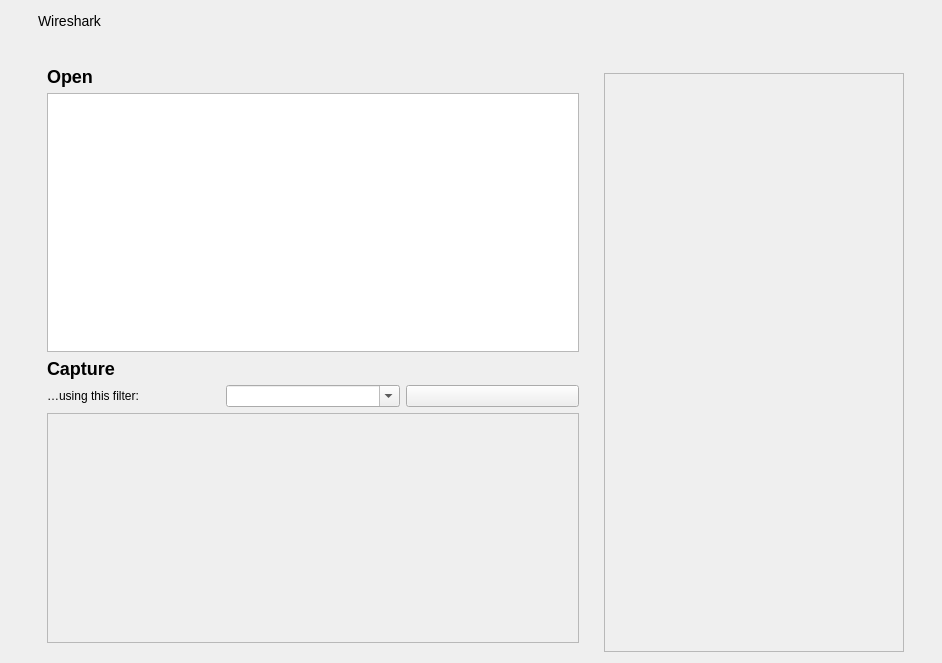
<?xml version="1.0" encoding="UTF-8"?>
<ui version="4.0">
 <class>WelcomePage</class>
 <widget class="QWidget" name="WelcomePage">
  <property name="geometry">
   <rect>
    <x>0</x>
    <y>0</y>
    <width>920</width>
    <height>663</height>
   </rect>
  </property>
  <property name="windowTitle">
   <string>Form</string>
  </property>
  <layout class="QVBoxLayout" name="pageLayout">
   <property name="leftMargin">
    <number>38</number>
   </property>
   <property name="rightMargin">
    <number>38</number>
   </property>
   <item>
    <layout class="QVBoxLayout" name="titleSectionLayout">
     <item>
      <layout class="QHBoxLayout" name="titleSectionRowLayout">
       <item>
        <widget class="QLabel" name="titleSectionBannerLabel">
         <property name="text">
          <string>&lt;html&gt;&lt;head/&gt;&lt;body&gt;&lt;p&gt;&lt;span style=&quot; font-size:large;&quot;&gt;Wireshark&lt;/span&gt;&lt;/p&gt;&lt;/body&gt;&lt;/html&gt;</string>
         </property>
        </widget>
       </item>
       <item>
        <spacer name="titleSectionBannerSpacer">
         <property name="orientation">
          <enum>Qt::Orientation::Horizontal</enum>
         </property>
         <property name="sizeHint" stdset="0">
          <size>
           <width>40</width>
           <height>20</height>
          </size>
         </property>
        </spacer>
       </item>
       <item>
        <widget class="QLabel" name="titleSectionFlavorLabel">
         <property name="alignment">
          <set>Qt::AlignmentFlag::AlignRight|Qt::AlignmentFlag::AlignTrailing|Qt::AlignmentFlag::AlignVCenter</set>
         </property>
        </widget>
       </item>
      </layout>
     </item>
     <item>
      <widget class="QLabel" name="titleSectionVersionLabel">
       <property name="text">
        <string/>
       </property>
      </widget>
     </item>
    </layout>
   </item>
   <item>
    <layout class="QHBoxLayout" name="contentAreaLayout">
     <property name="spacing">
      <number>16</number>
     </property>
     <item>
      <widget class="QWidget" name="mainContentContainer" native="true">
       <property name="sizePolicy">
        <sizepolicy hsizetype="Expanding" vsizetype="Preferred">
         <horstretch>1</horstretch>
         <verstretch>0</verstretch>
        </sizepolicy>
       </property>
       <property name="minimumSize">
        <size>
         <width>550</width>
         <height>0</height>
        </size>
       </property>
       <layout class="QVBoxLayout" name="mainContentLayout">
        <item>
         <layout class="QVBoxLayout" name="openFileSectionLayout">
          <item>
           <widget class="ClickableLabel" name="openFileSectionLabel">
            <property name="sizePolicy">
             <sizepolicy hsizetype="Fixed" vsizetype="Preferred">
              <horstretch>0</horstretch>
              <verstretch>0</verstretch>
             </sizepolicy>
            </property>
            <property name="accessibleName">
             <string>Open</string>
            </property>
            <property name="accessibleDescription">
             <string>List of recently opened files. Files that can no longer be found on disk are shown in italics.</string>
            </property>
            <property name="toolTip">
             <string>&lt;html&gt;&lt;head/&gt;&lt;body&gt;&lt;p&gt;Open a file on your file system&lt;/p&gt;&lt;/body&gt;&lt;/html&gt;</string>
            </property>
            <property name="text">
             <string>&lt;h2&gt;Open&lt;/h2&gt;</string>
            </property>
           </widget>
          </item>
          <item>
           <widget class="QListView" name="openFileSectionRecentList">
            <property name="sizePolicy">
             <sizepolicy hsizetype="Expanding" vsizetype="MinimumExpanding">
              <horstretch>0</horstretch>
              <verstretch>0</verstretch>
             </sizepolicy>
            </property>
            <property name="accessibleName">
             <string>Recent capture files</string>
            </property>
            <property name="accessibleDescription">
             <string>Capture files that have been opened previously</string>
            </property>
            <property name="horizontalScrollBarPolicy">
             <enum>Qt::ScrollBarPolicy::ScrollBarAlwaysOff</enum>
            </property>
           </widget>
          </item>
         </layout>
        </item>
        <item>
         <layout class="QVBoxLayout" name="captureSectionLayout">
          <item>
           <widget class="ClickableLabel" name="captureSectionLabel">
            <property name="accessibleName">
             <string>Capture</string>
            </property>
            <property name="accessibleDescription">
             <string>Start a new capture session</string>
            </property>
            <property name="toolTip">
             <string>&lt;html&gt;&lt;head/&gt;&lt;body&gt;&lt;p&gt;Capture live packets from your network.&lt;/p&gt;&lt;/body&gt;&lt;/html&gt;</string>
            </property>
            <property name="text">
             <string>&lt;h2&gt;Capture&lt;/h2&gt;</string>
            </property>
           </widget>
          </item>
          <item>
           <layout class="QHBoxLayout" name="captureSectionFilterRowLayout">
            <item>
             <widget class="QLabel" name="captureSectionFilterLabel">
              <property name="text">
               <string>…using this filter:</string>
              </property>
             </widget>
            </item>
            <item>
             <widget class="CaptureFilterCombo" name="captureSectionFilterComboBox">
              <property name="editable">
               <bool>true</bool>
              </property>
             </widget>
            </item>
            <item>
             <widget class="QPushButton" name="captureSectionInterfaceTypeButton">
              <property name="text">
               <string/>
              </property>
             </widget>
            </item>
           </layout>
          </item>
          <item>
           <widget class="InterfaceFrame" name="captureSectionInterfaceFrame">
            <property name="sizePolicy">
             <sizepolicy hsizetype="Preferred" vsizetype="MinimumExpanding">
              <horstretch>0</horstretch>
              <verstretch>0</verstretch>
             </sizepolicy>
            </property>
            <property name="accessibleName">
             <string>Interface list</string>
            </property>
            <property name="accessibleDescription">
             <string>List of available capture interfaces</string>
            </property>
            <property name="frameShape">
             <enum>QFrame::Shape::StyledPanel</enum>
            </property>
            <property name="frameShadow">
             <enum>QFrame::Shadow::Raised</enum>
            </property>
           </widget>
          </item>
         </layout>
        </item>
       </layout>
      </widget>
     </item>
     <item>
      <widget class="QWidget" name="sidebarContainer" native="true">
       <property name="sizePolicy">
        <sizepolicy hsizetype="Fixed" vsizetype="Preferred">
         <horstretch>0</horstretch>
         <verstretch>0</verstretch>
        </sizepolicy>
       </property>
       <property name="minimumSize">
        <size>
         <width>300</width>
         <height>0</height>
        </size>
       </property>
       <property name="maximumSize">
        <size>
         <width>300</width>
         <height>16777215</height>
        </size>
       </property>
       <layout class="QVBoxLayout" name="sidebarLayout">
        <property name="spacing">
         <number>16</number>
        </property>
        <property name="leftMargin">
         <number>0</number>
        </property>
        <property name="topMargin">
         <number>0</number>
        </property>
        <property name="rightMargin">
         <number>0</number>
        </property>
        <property name="bottomMargin">
         <number>0</number>
        </property>
        <item>
         <widget class="InfoBannerWidget" name="tipsSectionCard">
          <property name="sizePolicy">
           <sizepolicy hsizetype="Fixed" vsizetype="Fixed">
            <horstretch>0</horstretch>
            <verstretch>0</verstretch>
           </sizepolicy>
          </property>
          <property name="accessibleName">
           <string>Tips and announcements</string>
          </property>
          <property name="accessibleDescription">
           <string>Rotating tips, sponsor acknowledgements, and announcements for Wireshark and Stratoshark conferences.</string>
          </property>
          <property name="frameShape">
           <enum>QFrame::Shape::NoFrame</enum>
          </property>
         </widget>
        </item>
        <item>
         <widget class="LearnCardWidget" name="learnSectionCard">
          <property name="sizePolicy">
           <sizepolicy hsizetype="Preferred" vsizetype="MinimumExpanding">
            <horstretch>0</horstretch>
            <verstretch>1</verstretch>
           </sizepolicy>
          </property>
          <property name="accessibleName">
           <string>Learn</string>
          </property>
          <property name="accessibleDescription">
           <string>Links to documentation, wiki, and community resources.</string>
          </property>
          <property name="frameShape">
           <enum>QFrame::Shape::StyledPanel</enum>
          </property>
         </widget>
        </item>
        <item>
         <spacer name="sidebarSpacer">
          <property name="orientation">
           <enum>Qt::Orientation::Vertical</enum>
          </property>
          <property name="sizeHint" stdset="0">
           <size>
            <width>0</width>
            <height>0</height>
           </size>
          </property>
         </spacer>
        </item>
       </layout>
      </widget>
     </item>
    </layout>
   </item>
  </layout>
 </widget>
 <customwidgets>
  <customwidget>
   <class>InfoBannerWidget</class>
   <extends>QFrame</extends>
   <header>widgets/info_banner_widget.h</header>
   <container>1</container>
  </customwidget>
  <customwidget>
   <class>InterfaceFrame</class>
   <extends>QFrame</extends>
   <header>interface_frame.h</header>
   <container>1</container>
  </customwidget>
  <customwidget>
   <class>CaptureFilterCombo</class>
   <extends>QComboBox</extends>
   <header>widgets/capture_filter_combo.h</header>
  </customwidget>
  <customwidget>
   <class>ClickableLabel</class>
   <extends>QLabel</extends>
   <header>widgets/clickable_label.h</header>
  </customwidget>
  <customwidget>
   <class>LearnCardWidget</class>
   <extends>QFrame</extends>
   <header>widgets/learn_card_widget.h</header>
   <container>1</container>
  </customwidget>
 </customwidgets>
 <resources/>
 <connections/>
</ui>
